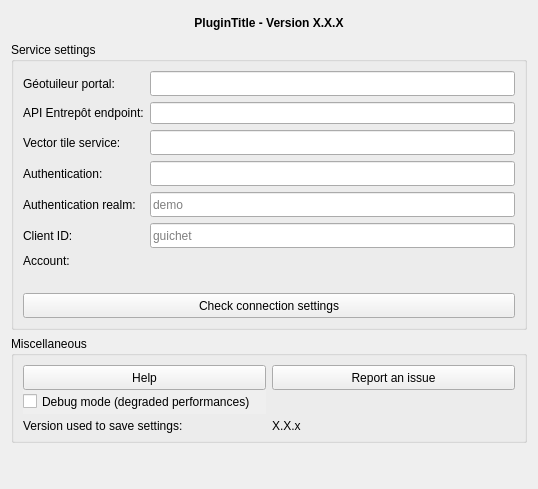
<?xml version="1.0" encoding="UTF-8"?>
<ui version="4.0">
 <class>GeotuileurSettingsForm</class>
 <widget class="QWidget" name="GeotuileurSettingsForm">
  <property name="geometry">
   <rect>
    <x>0</x>
    <y>0</y>
    <width>538</width>
    <height>489</height>
   </rect>
  </property>
  <property name="windowTitle">
   <string notr="true">Plugin settings</string>
  </property>
  <property name="locale">
   <locale language="English" country="UnitedStates"/>
  </property>
  <layout class="QVBoxLayout" name="verticalLayout">
   <item>
    <widget class="QLabel" name="lbl_title">
     <property name="minimumSize">
      <size>
       <width>0</width>
       <height>25</height>
      </size>
     </property>
     <property name="maximumSize">
      <size>
       <width>16777215</width>
       <height>30</height>
      </size>
     </property>
     <property name="font">
      <font>
       <weight>75</weight>
       <bold>true</bold>
      </font>
     </property>
     <property name="locale">
      <locale language="English" country="UnitedStates"/>
     </property>
     <property name="text">
      <string>PluginTitle - Version X.X.X</string>
     </property>
     <property name="scaledContents">
      <bool>true</bool>
     </property>
     <property name="alignment">
      <set>Qt::AlignCenter</set>
     </property>
     <property name="wordWrap">
      <bool>true</bool>
     </property>
     <property name="margin">
      <number>2</number>
     </property>
     <property name="openExternalLinks">
      <bool>false</bool>
     </property>
     <property name="textInteractionFlags">
      <set>Qt::TextSelectableByMouse</set>
     </property>
    </widget>
   </item>
   <item>
    <widget class="QGroupBox" name="grp_network">
     <property name="minimumSize">
      <size>
       <width>0</width>
       <height>25</height>
      </size>
     </property>
     <property name="title">
      <string>Service settings</string>
     </property>
     <layout class="QGridLayout" name="gridLayout_2">
      <item row="5" column="0">
       <widget class="QLabel" name="lbl_auth_client_id">
        <property name="minimumSize">
         <size>
          <width>50</width>
          <height>0</height>
         </size>
        </property>
        <property name="maximumSize">
         <size>
          <width>16777215</width>
          <height>30</height>
         </size>
        </property>
        <property name="text">
         <string>Client ID:</string>
        </property>
       </widget>
      </item>
      <item row="3" column="1">
       <widget class="QLineEdit" name="lne_url_auth">
        <property name="minimumSize">
         <size>
          <width>250</width>
          <height>25</height>
         </size>
        </property>
        <property name="maximumSize">
         <size>
          <width>1000</width>
          <height>30</height>
         </size>
        </property>
        <property name="inputMethodHints">
         <set>Qt::ImhUrlCharactersOnly</set>
        </property>
       </widget>
      </item>
      <item row="2" column="1">
       <widget class="QLineEdit" name="lne_url_service_vt">
        <property name="minimumSize">
         <size>
          <width>250</width>
          <height>25</height>
         </size>
        </property>
        <property name="maximumSize">
         <size>
          <width>1000</width>
          <height>30</height>
         </size>
        </property>
        <property name="inputMethodHints">
         <set>Qt::ImhUrlCharactersOnly</set>
        </property>
       </widget>
      </item>
      <item row="4" column="0">
       <widget class="QLabel" name="lbl_auth_realm">
        <property name="minimumSize">
         <size>
          <width>50</width>
          <height>0</height>
         </size>
        </property>
        <property name="maximumSize">
         <size>
          <width>16777215</width>
          <height>30</height>
         </size>
        </property>
        <property name="text">
         <string>Authentication realm:</string>
        </property>
       </widget>
      </item>
      <item row="5" column="1">
       <widget class="QLineEdit" name="lne_auth_client_id">
        <property name="minimumSize">
         <size>
          <width>100</width>
          <height>25</height>
         </size>
        </property>
        <property name="maximumSize">
         <size>
          <width>1000</width>
          <height>30</height>
         </size>
        </property>
        <property name="placeholderText">
         <string notr="true">guichet</string>
        </property>
       </widget>
      </item>
      <item row="4" column="1">
       <widget class="QLineEdit" name="lne_auth_realm">
        <property name="minimumSize">
         <size>
          <width>0</width>
          <height>25</height>
         </size>
        </property>
        <property name="maximumSize">
         <size>
          <width>1000</width>
          <height>30</height>
         </size>
        </property>
        <property name="inputMethodHints">
         <set>Qt::ImhLatinOnly|Qt::ImhPreferLowercase</set>
        </property>
        <property name="placeholderText">
         <string notr="true">demo</string>
        </property>
       </widget>
      </item>
      <item row="8" column="0" colspan="2">
       <widget class="QPushButton" name="btn_check_connection">
        <property name="minimumSize">
         <size>
          <width>150</width>
          <height>25</height>
         </size>
        </property>
        <property name="maximumSize">
         <size>
          <width>1000</width>
          <height>30</height>
         </size>
        </property>
        <property name="text">
         <string>Check connection settings</string>
        </property>
       </widget>
      </item>
      <item row="7" column="0" colspan="2">
       <spacer name="verticalSpacer_2">
        <property name="orientation">
         <enum>Qt::Vertical</enum>
        </property>
        <property name="sizeHint" stdset="0">
         <size>
          <width>20</width>
          <height>40</height>
         </size>
        </property>
       </spacer>
      </item>
      <item row="6" column="0">
       <widget class="QLabel" name="lbl_account">
        <property name="text">
         <string>Account:</string>
        </property>
       </widget>
      </item>
      <item row="0" column="1">
       <widget class="QLineEdit" name="lne_url_geotuileur">
        <property name="minimumSize">
         <size>
          <width>250</width>
          <height>25</height>
         </size>
        </property>
        <property name="maximumSize">
         <size>
          <width>1000</width>
          <height>30</height>
         </size>
        </property>
        <property name="inputMethodHints">
         <set>Qt::ImhUrlCharactersOnly</set>
        </property>
       </widget>
      </item>
      <item row="2" column="0">
       <widget class="QLabel" name="lbl_url_service_vt">
        <property name="minimumSize">
         <size>
          <width>50</width>
          <height>25</height>
         </size>
        </property>
        <property name="maximumSize">
         <size>
          <width>16777215</width>
          <height>30</height>
         </size>
        </property>
        <property name="text">
         <string>Vector tile service:</string>
        </property>
       </widget>
      </item>
      <item row="6" column="1">
       <widget class="QgsAuthConfigSelect" name="cbb_auth_config_select"/>
      </item>
      <item row="0" column="0">
       <widget class="QLabel" name="lbl_url_geotuileur">
        <property name="minimumSize">
         <size>
          <width>50</width>
          <height>25</height>
         </size>
        </property>
        <property name="maximumSize">
         <size>
          <width>16777215</width>
          <height>30</height>
         </size>
        </property>
        <property name="text">
         <string>Géotuileur portal:</string>
        </property>
        <property name="textFormat">
         <enum>Qt::PlainText</enum>
        </property>
        <property name="scaledContents">
         <bool>true</bool>
        </property>
       </widget>
      </item>
      <item row="3" column="0">
       <widget class="QLabel" name="lbl_url_auth">
        <property name="minimumSize">
         <size>
          <width>50</width>
          <height>25</height>
         </size>
        </property>
        <property name="maximumSize">
         <size>
          <width>16777215</width>
          <height>30</height>
         </size>
        </property>
        <property name="text">
         <string>Authentication:</string>
        </property>
       </widget>
      </item>
      <item row="1" column="0">
       <widget class="QLabel" name="lbl_url_api_entrepot">
        <property name="text">
         <string>API Entrepôt endpoint:</string>
        </property>
       </widget>
      </item>
      <item row="1" column="1">
       <widget class="QLineEdit" name="lne_url_api_entrepot"/>
      </item>
     </layout>
    </widget>
   </item>
   <item>
    <widget class="QGroupBox" name="grp_misc">
     <property name="minimumSize">
      <size>
       <width>0</width>
       <height>100</height>
      </size>
     </property>
     <property name="locale">
      <locale language="English" country="UnitedStates"/>
     </property>
     <property name="title">
      <string>Miscellaneous</string>
     </property>
     <property name="flat">
      <bool>false</bool>
     </property>
     <layout class="QGridLayout" name="gridLayout">
      <item row="1" column="0">
       <widget class="QCheckBox" name="opt_debug">
        <property name="minimumSize">
         <size>
          <width>0</width>
          <height>25</height>
         </size>
        </property>
        <property name="maximumSize">
         <size>
          <width>16777215</width>
          <height>30</height>
         </size>
        </property>
        <property name="toolTip">
         <string>Enable debug mode.</string>
        </property>
        <property name="autoFillBackground">
         <bool>true</bool>
        </property>
        <property name="locale">
         <locale language="English" country="UnitedStates"/>
        </property>
        <property name="text">
         <string>Debug mode (degraded performances)</string>
        </property>
        <property name="tristate">
         <bool>false</bool>
        </property>
       </widget>
      </item>
      <item row="2" column="1">
       <widget class="QLabel" name="lbl_version_saved_value">
        <property name="minimumSize">
         <size>
          <width>0</width>
          <height>25</height>
         </size>
        </property>
        <property name="maximumSize">
         <size>
          <width>16777215</width>
          <height>30</height>
         </size>
        </property>
        <property name="locale">
         <locale language="English" country="UnitedStates"/>
        </property>
        <property name="text">
         <string notr="true">X.X.x</string>
        </property>
        <property name="textInteractionFlags">
         <set>Qt::NoTextInteraction</set>
        </property>
       </widget>
      </item>
      <item row="2" column="0">
       <widget class="QLabel" name="lbl_version_saved">
        <property name="minimumSize">
         <size>
          <width>0</width>
          <height>25</height>
         </size>
        </property>
        <property name="maximumSize">
         <size>
          <width>16777215</width>
          <height>30</height>
         </size>
        </property>
        <property name="locale">
         <locale language="English" country="UnitedStates"/>
        </property>
        <property name="text">
         <string>Version used to save settings:</string>
        </property>
       </widget>
      </item>
      <item row="0" column="0">
       <widget class="QPushButton" name="btn_help">
        <property name="minimumSize">
         <size>
          <width>200</width>
          <height>25</height>
         </size>
        </property>
        <property name="maximumSize">
         <size>
          <width>500</width>
          <height>30</height>
         </size>
        </property>
        <property name="locale">
         <locale language="English" country="UnitedStates"/>
        </property>
        <property name="text">
         <string>Help</string>
        </property>
       </widget>
      </item>
      <item row="0" column="1">
       <widget class="QPushButton" name="btn_report">
        <property name="minimumSize">
         <size>
          <width>200</width>
          <height>25</height>
         </size>
        </property>
        <property name="maximumSize">
         <size>
          <width>500</width>
          <height>30</height>
         </size>
        </property>
        <property name="locale">
         <locale language="English" country="UnitedStates"/>
        </property>
        <property name="text">
         <string>Report an issue</string>
        </property>
        <property name="icon">
         <iconset>
          <normaloff>:/plugins/qtribu/resources/images/bullhorn.svg</normaloff>:/plugins/qtribu/resources/images/bullhorn.svg</iconset>
        </property>
       </widget>
      </item>
     </layout>
    </widget>
   </item>
   <item>
    <spacer name="verticalSpacer">
     <property name="orientation">
      <enum>Qt::Vertical</enum>
     </property>
     <property name="sizeHint" stdset="0">
      <size>
       <width>20</width>
       <height>56</height>
      </size>
     </property>
    </spacer>
   </item>
  </layout>
 </widget>
 <customwidgets>
  <customwidget>
   <class>QgsAuthConfigSelect</class>
   <extends>QWidget</extends>
   <header>qgsauthconfigselect.h</header>
  </customwidget>
 </customwidgets>
 <resources/>
 <connections/>
</ui>
